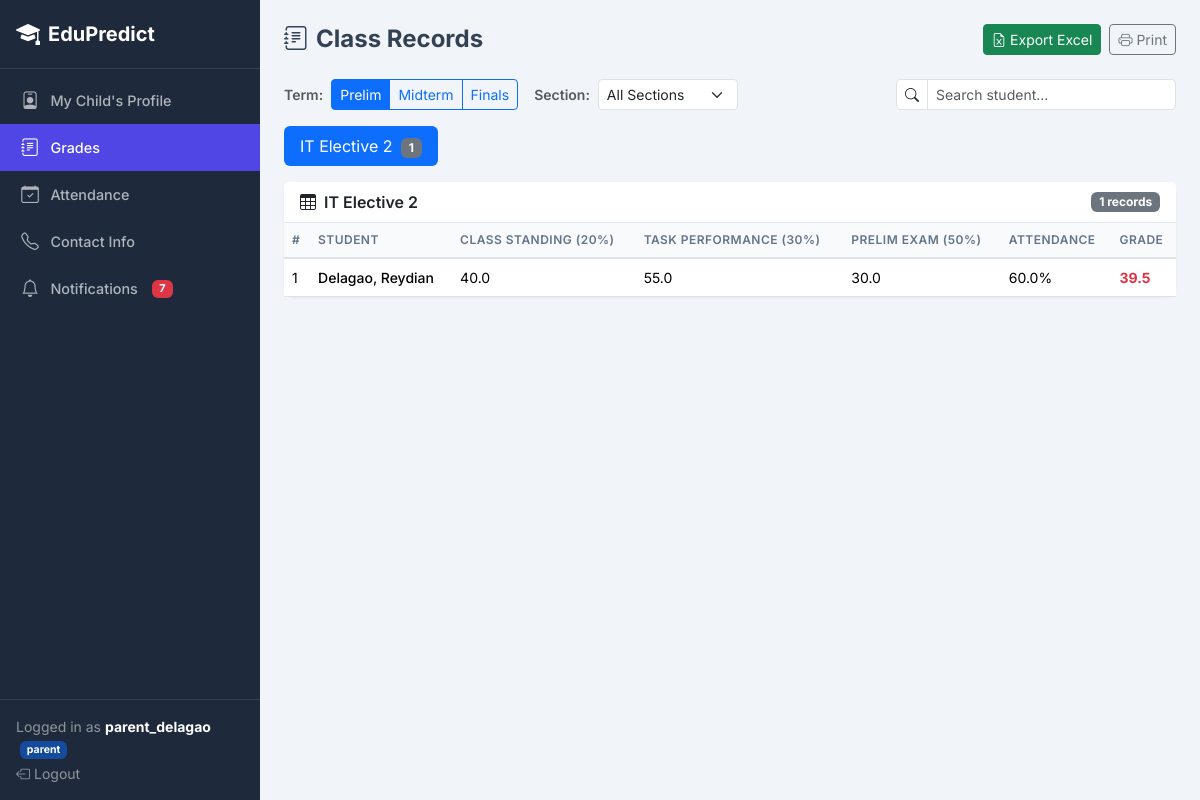
/class-records (signed in), run on the app's committed database.
### app.py (models this page shows, shortened)
class User(db.Model):
    __tablename__ = 'users'
    id = db.Column(db.Integer, primary_key=True)
    username = db.Column(db.String(80), unique=True, nullable=False)
    password_hash = db.Column(db.String(256), nullable=False)
    role = db.Column(db.String(20), default='teacher')
    student_id = db.Column(db.Integer, db.ForeignKey('students.id'), nullable=True)
    @property
    def is_authenticated(self): return True
    @property
    def is_staff(self): return self.role in ('admin', 'teacher')
    @property
    def is_parent(self): return self.role == 'parent'

class Subject(db.Model):
    __tablename__ = 'subjects'
    id = db.Column(db.Integer, primary_key=True)
    name = db.Column(db.String(100), nullable=False)
    description = db.Column(db.Text)
    records = db.relationship('ClassRecord', backref='subject', lazy=True)
    topics = db.relationship('Topic', backref='subject', lazy=True)

class ClassRecord(db.Model):
    __tablename__ = 'class_records'
    id = db.Column(db.Integer, primary_key=True)
    student_id = db.Column(db.Integer, db.ForeignKey('students.id'), nullable=False)
    subject_id = db.Column(db.Integer, db.ForeignKey('subjects.id'), nullable=False)
    term = db.Column(db.String(20))
    semester = db.Column(db.String(30))
    school_year = db.Column(db.String(30))
    class_standing = db.Column(db.Float, default=0)     # Equiv % (weight 20%)
    exam_score = db.Column(db.Float, default=0)          # Equiv % (weight 50%)
    task_performance = db.Column(db.Float, default=0)    # Equiv % (weight 30%)
    attendance = db.Column(db.Float, default=100)         # Tracked separately, not in grade
    final_grade = db.Column(db.Float, default=0)          # CS*0.20 + TP*0.30 + Exam*0.50

class Student(db.Model):
    __tablename__ = 'students'
    id = db.Column(db.Integer, primary_key=True)
    name = db.Column(db.String(100), nullable=False)
    section = db.Column(db.String(20))
    year_level = db.Column(db.Integer)
    semester = db.Column(db.String(30))
    school_year = db.Column(db.String(30))
    email = db.Column(db.String(100))
    is_scholar = db.Column(db.Boolean, default=False)
    is_working_student = db.Column(db.Boolean, default=False)
    parent_phone = db.Column(db.String(20))
    parent_name = db.Column(db.String(100))
    records = db.relationship('ClassRecord', backref='student', lazy=True)
    predictions = db.relationship('Prediction', backref='student', lazy=True)
    activities = db.relationship('StudentActivity', backref='student', lazy=True)
    quiz_scores = db.relationship('QuizScore', backref='student', lazy=True)
    notifications = db.relationship('Notification', backref='student', lazy=True)

### app.py (the view, shortened to what this page needs)
@app.route('/class-records', methods=['GET', 'POST'])
@login_required
def class_records():
    if request.method == 'POST' and not current_user.is_staff:
        abort(403)
    query = (
        db.session.query(ClassRecord, Student, Subject)
        .join(Student, ClassRecord.student_id == Student.id)
        .join(Subject, ClassRecord.subject_id == Subject.id)
    )
    if current_user.role == 'student' and current_user.student_id:
        query = query.filter(ClassRecord.student_id == current_user.student_id)
    if current_user.role == 'parent' and current_user.student_id:
        query = query.filter(ClassRecord.student_id == current_user.student_id)
    all_records = query.order_by(Subject.name, Student.name, ClassRecord.term).all()
    records_by_subject = {}
    for rec, student, subject in all_records:
        records_by_subject.setdefault(subject.name, []).append((rec, student, subject))
    all_students = Student.query.order_by(Student.name).all()
    all_subjects = Subject.query.order_by(Subject.name).all()
    sections = [r[0] for r in db.session.query(Student.section).distinct().order_by(Student.section).all() if r[0]]
    return render_template('class_records.html',
                           records_by_subject=records_by_subject,
                           students=all_students, subjects=all_subjects,
                           sections=sections)

### app.py (called while the page is built)
@login_manager.user_loader
def load_user(user_id):
    return db.session.get(User, int(user_id))

### templates/class_records.html (shortened to what this page needs)
{% extends "base.html" %}
{% block content %}
<div class="d-flex flex-wrap align-items-center justify-content-between gap-2 mb-4">
    <h4 class="fw-bold mb-0"><i class="bi bi-journal-text me-2"></i>Class Records</h4>
    <div class="d-flex flex-wrap gap-2">
        <a href="{{ url_for('export_class_records') }}" class="btn btn-success btn-sm"><i class="bi bi-file-earmark-excel me-1"></i>Export Excel</a>
        <button class="btn btn-outline-secondary btn-sm" onclick="window.print()"><i class="bi bi-printer me-1"></i>Print</button>
    </div>
</div>
        <div class="d-flex flex-wrap align-items-center gap-2 mb-3">
            <span class="fw-semibold text-muted small">Term:</span>
            <div class="btn-group btn-group-sm" id="termFilter" role="group">
                <button type="button" class="btn btn-outline-primary active" data-term="Prelim">Prelim</button>
                <button type="button" class="btn btn-outline-primary" data-term="Midterm">Midterm</button>
                <button type="button" class="btn btn-outline-primary" data-term="Finals">Finals</button>
            </div>
            <span class="fw-semibold text-muted small ms-2">Section:</span>
            <select class="form-select form-select-sm" id="sectionFilter" style="width:auto;min-width:140px;">
                <option value="">All Sections</option>
            </select>
            <div class="ms-auto" style="max-width:280px;width:100%">
                <div class="input-group input-group-sm">
                    <span class="input-group-text bg-white"><i class="bi bi-search"></i></span>
                    <input type="text" class="form-control" id="recordSearch" placeholder="Search student...">
                </div>
            </div>
        </div>
        {% if subjects %}
        <ul class="nav nav-pills mb-3" id="subjectPills" role="tablist">
            {% for subject in subjects %}
            <li class="nav-item" role="presentation">
                <button class="nav-link {% if loop.first %}active{% endif %}"
                        data-bs-toggle="pill"
                        data-bs-target="#subj-{{ subject.id }}"
                        type="button" role="tab">
                    {{ subject.name }}
                    <span class="badge bg-secondary ms-1">{{ records_by_subject.get(subject.name, [])|length }}</span>
                </button>
            </li>
            {% endfor %}
        </ul>
        {% endif %}
        <div class="tab-content" id="subjectTabContent">
            {% for subject in subjects %}
            {% set subj_records = records_by_subject.get(subject.name, []) %}
            <div class="tab-pane fade {% if loop.first %}show active{% endif %}"
                 id="subj-{{ subject.id }}" role="tabpanel">
                <div class="card">
                    <div class="card-header d-flex justify-content-between align-items-center">
                        <span><i class="bi bi-table me-2"></i>{{ subject.name }}</span>
                        <span class="badge bg-secondary">{{ subj_records|length }} records</span>
                    </div>
                    <div class="card-body p-0">
                        <div class="table-responsive">
                            <table class="table table-hover align-middle mb-0">
                                <thead>
                                    <tr>
                                        <th>#</th>
                                        <th>Student</th>
                                        <th class="d-none d-md-table-cell">Class Standing (20%)</th>
                                        <th class="d-none d-md-table-cell">Task Performance (30%)</th>
                                        <th class="d-none d-md-table-cell exam-header">Prelim Exam (50%)</th>
                                        <th class="d-none d-lg-table-cell">Attendance</th>
                                        <th>Grade</th>
                                    </tr>
                                </thead>
                                <tbody>
                                {% for rec, student, subj in subj_records %}
                                <tr data-term="{{ rec.term }}" data-section="{{ student.section }}">
                                    <td class="row-num"></td>
                                    <td class="fw-medium">{{ student.name }}</td>
                                    <td class="d-none d-md-table-cell">{{ rec.class_standing }}</td>
                                    <td class="d-none d-md-table-cell">{{ rec.task_performance }}</td>
                                    <td class="d-none d-md-table-cell">{{ rec.exam_score }}</td>
                                    <td class="d-none d-lg-table-cell">{{ rec.attendance }}%</td>
                                    <td>
                                        <span class="fw-bold {% if rec.final_grade < 75 %}text-danger{% elif rec.final_grade < 80 %}text-warning{% else %}text-success{% endif %}">
                                            {{ rec.final_grade }}
                                        </span>
                                    </td>
                                </tr>
                                {% endfor %}
                                </tbody>
                            </table>
                        </div>
                    </div>
                </div>
            </div>
            {% endfor %}
        </div>
{% endblock %}

### templates/base.html (shortened to what this page needs)
<!DOCTYPE html>
<html lang="en" data-bs-theme="light">
<head>
    <link href="https://cdn.jsdelivr.net/npm/bootstrap@5.3.3/dist/css/bootstrap.min.css" rel="stylesheet">
    <link href="https://cdn.jsdelivr.net/npm/bootstrap-icons@1.11.3/font/bootstrap-icons.min.css" rel="stylesheet">
    <link rel="stylesheet" href="{{ url_for('static', filename='css/style.css') }}">
</head>
<body>
<div class="d-flex min-vh-100">
    <nav class="sidebar d-none d-lg-flex flex-column flex-shrink-0">
        <div class="sidebar-brand d-flex align-items-center gap-2 px-3 py-3 border-bottom border-white border-opacity-10">
            <i class="bi bi-mortarboard-fill fs-4"></i>
            <span class="fw-bold fs-5">EduPredict</span>
        </div>
        {% include '_sidebar_nav.html' %}
        <div class="mt-auto px-3 py-3 border-top border-white border-opacity-10 small">
            <div class="text-white-50">
                Logged in as <strong class="text-white">{{ current_user.username }}</strong>
                <span class="badge bg-primary bg-opacity-50 ms-1">{{ current_user.role }}</span>
            </div>
            <a href="{{ url_for('logout') }}" class="text-white-50 text-decoration-none d-inline-flex align-items-center gap-1 mt-1">
                <i class="bi bi-box-arrow-left"></i> Logout
            </a>
        </div>
    </nav>
    <div class="flex-grow-1 main-wrapper">
        <main class="p-3 p-md-4">
            {% block content %}{% endblock %}
        </main>
    </div>
</div>
</body>
</html>

### static/css/style.css (style rules this page uses)
:root { --ep-sidebar: 260px; --ep-dark: #1e293b; --ep-dark-hover: #334155; --ep-primary: #4f46e5; --ep-success: #10b981; --ep-warning: #f59e0b; --ep-danger: #ef4444; --ep-info: #06b6d4; }
body { font-family: 'Inter', system-ui, -apple-system, sans-serif; background: #f1f5f9; color: #334155; }
a { color: var(--ep-primary); }
.sidebar, .sidebar-offcanvas { background: var(--ep-dark); color: #fff; width: var(--ep-sidebar); }
.sidebar .sidebar-brand { font-size: 1.15rem; }
.main-wrapper { min-height: 100vh; }
.table { font-size: .875rem; }
.table thead th { background: #f8fafc; font-weight: 600; text-transform: uppercase; font-size: .75rem; letter-spacing: .04em; color: #64748b; border-bottom-width: 2px; white-space: nowrap; }
.table tbody tr { transition: background .1s; }
.card { border: none; border-radius: .75rem; box-shadow: 0 1px 3px rgba(0,0,0,.06); }
.card-header { background: #fff; font-weight: 600; border-bottom: 1px solid #e2e8f0; }

### data on the page
User: username "parent_delagao", role "parent"
Subject: name "IT Elective 2", get|length "1", subj_records "1"
ClassRecord: name "Delagao, Reydian", class_standing "40.0", task_performance "55.0", exam_score "30.0", attendance "60.0", final_grade "39.5"
